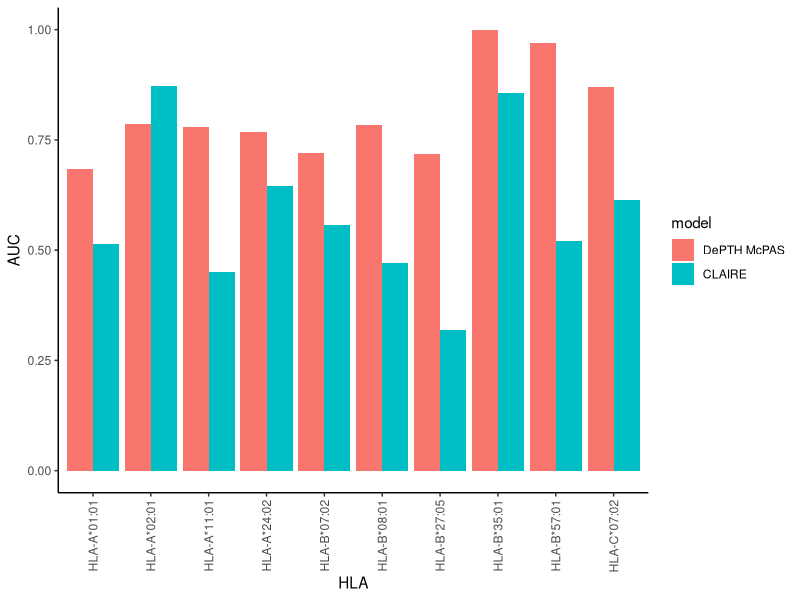

Reproduce this figure in R.
library(ggplot2)

df = read.csv("../results/st2_allelewise_auc_ensemble.csv", header = TRUE)


df_reformat = data.frame(hla = c(df$hla, df$hla), 
                         auc = c(df$depth_mcpas, df$glazer_server), 
                         model = c(rep("DePTH McPAS", 10), rep("CLAIRE", 10)))

df_reformat$model <- factor(df_reformat$model, levels = c("DePTH McPAS", "CLAIRE"))

g2 = ggplot(data = df_reformat, aes(x = hla, y = auc, fill = model)) +
     geom_col(position = "dodge")  + theme_classic() + ylim(0, 1) + 
     theme(axis.text.x = element_text(angle = 90, vjust = 0.5, hjust=1)) + 
     labs(x = "HLA", y = "AUC")

pdf("../figures/depth_draft/step7_allelewise_auc_depth_mcpas_vs_claire_barchart.pdf", width = 4.3, height = 2.5)
print(g2)
dev.off()



sessionInfo()
q(save="no")